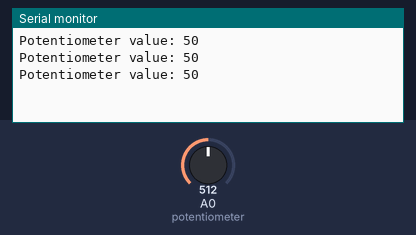
Simulated run of this sketch. Board: Arduino Uno, built with avr-gcc and run on an emulated ATmega328P. On the bench: the last lines printed to the serial monitor. The test bench sets the inputs (shaded band); at power-on: A0 (potentiometer) = 512.

Above: at 1.3 s.
1.4 s: A0 (potentiometer) set to 716
At 1.9 s:
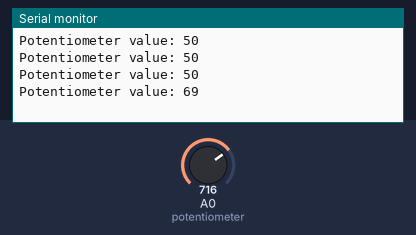
2.9 s: A0 (potentiometer) set to 900
At 3.4 s:
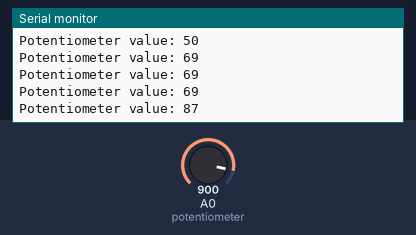
Timing chart, 0 to 5.9 s (numbered marks = the images above; inputs shaded):
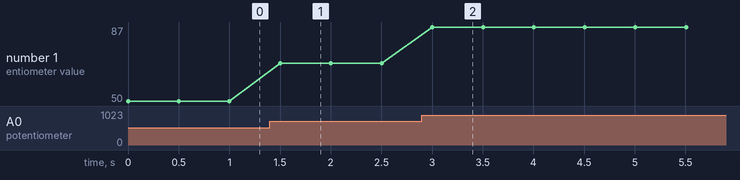

Measured:
- after the input at 1.4 s, the serial monitor: prints a new line after 0.10 s (image 1)
- after the input at 2.9 s, the serial monitor: prints a new line after 0.10 s (image 2)
- plotted number 1: 50 → 69 after the input at 1.4 s, 69 → 87 after the input at 2.9 s

The sketch:

potentiomiter.ino
```cpp
int potentiometer = A0; //Assign to pin A0

void setup() {
    Serial.begin(9600); //Begin serial communication
    pinMode(potentiometer, INPUT); //Sets the pinmode to input
}

void loop() {
    int sensor_value = analogRead(potentiometer); //Read the value from the potentiometer connected to the A0 pin
    int value = map(sensor_value, 0, 1023, 0, 100); //Map the value from 0, 1023 to 0, 100
    Serial.print("Potentiometer value: ");
    Serial.println(value); //Print the value in the serial monitor
    delay(500); //Add a delay to see the value every 1/2 second
}
```
